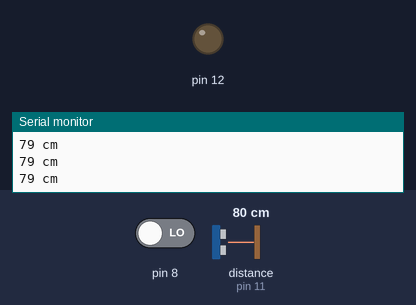
The sketch below on a simulated Arduino Uno, built with avr-gcc and run on an emulated ATmega328P. Shown: output pins drawn as LEDs (lit = HIGH), the last lines printed to the serial monitor. Wiring (inferred from the names in the program): ultrasonic range finder: trigger pin 13; echo pin 11. Dashed ring = blinking. Inputs (shaded band) come from the test bench; at power-on: pin 8 LOW, distance to the obstacle (sensor on pin 11) 80 cm. The echo pulse lasts 58.3 µs per cm; pins used as bus, display or sensor lines are not drawn.

Above: at 1.2 s.
1.3 s: pin 8 driven HIGH
At 1.58 s:
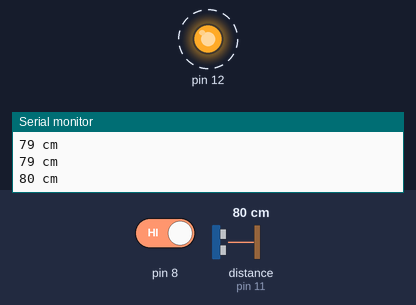
4.3 s: distance to the obstacle (sensor on pin 11) set to 12 cm
7.3 s: distance to the obstacle (sensor on pin 11) set to 9 cm
At 7.3 s:
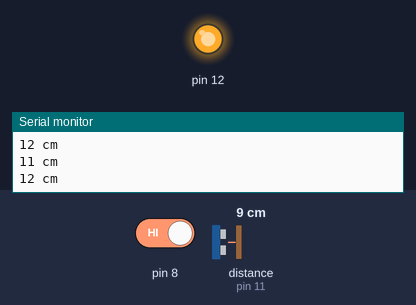
10.3 s: distance to the obstacle (sensor on pin 11) set to 299 cm
At 10.87 s:
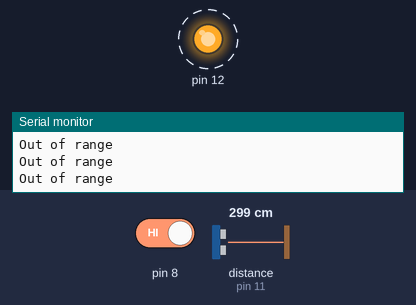
13.3 s: distance to the obstacle (sensor on pin 11) set to 2 cm
At 14.3 s:
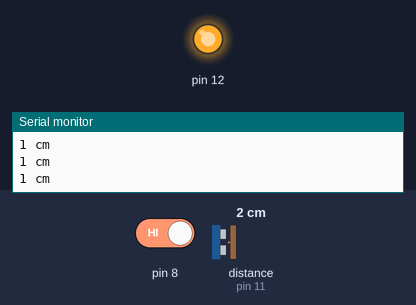
14.8 s: distance to the obstacle (sensor on pin 11) set to 18 cm
At 15.47 s:
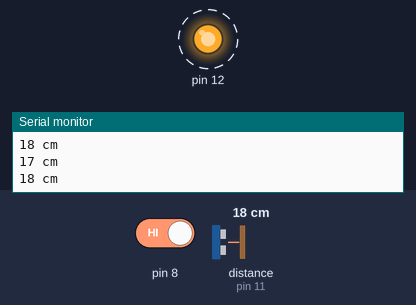
Timing chart, 0 to 18.8 s (numbered marks = the images above; inputs shaded):
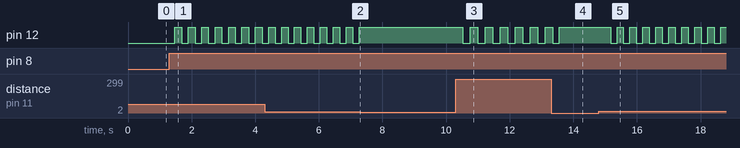

Measured:
- the behaviour switches between 11 and 10 cm on distance to the obstacle (sensor on pin 11) (found by bisection; images 1 and 2)
- after the input at 1.3 s, pin 12: alternates HIGH for 0.21 s and LOW for 0.21 s, starting after 0.18 s
- after the input at 7.3 s, pin 12: stops changing and stays HIGH
- after the input at 10.3 s, pin 12: alternates HIGH for 0.24 s and LOW for 0.24 s, starting after 0.22 s
- after the input at 13.3 s, pin 12: goes on until 13.6 s, then stays HIGH
- after the input at 14.8 s, pin 12: alternates HIGH for 0.20 s and LOW for 0.20 s, starting after 0.37 s

The sketch:

approx_sensor_and_button.ino
```cpp
#define trigPin 13 // pin for sensor trig
#define echoPin 11 // pin for sensor echo
int led(12), button(8), state(0);
long duration, distance;
//----------------->SETUP<---------------------
void setup() {
  pinMode(trigPin, OUTPUT);
  pinMode(echoPin, INPUT);
  pinMode(button, INPUT);
  pinMode(led, OUTPUT);
  digitalWrite(led, LOW);
  Serial.begin(9600);
}
//------------------>LOOP<----------------------
void loop()
{
  serialCm();
  power();
}

//---------------->power<-----------------------
void power()
{
 int buttonState = digitalRead(button);
 if (distance < 10 || buttonState == 1)
 {
      do
      {
        serialCm();
        digitalWrite(led, HIGH);
      }while (distance < 10);

        state = (!state);
 }
 if(state == 1)
    digitalWrite(led, HIGH);

 else
    digitalWrite(led, LOW);
}
//---------------->serialCm<--------------------
void serialCm()
{
  digitalWrite(trigPin, LOW);
  delayMicroseconds(2);
  digitalWrite(trigPin, HIGH);
  delayMicroseconds(10);
  digitalWrite(trigPin, LOW);
  duration = pulseIn(echoPin, HIGH);
  distance = (duration / 2) / 29.1;

  delay(100); //debouncing

if (distance >= 100 || distance <= 0)
    Serial.println("Out of range");
else
  {
    Serial.print(distance);
    Serial.println(" cm");
  }
}
```
